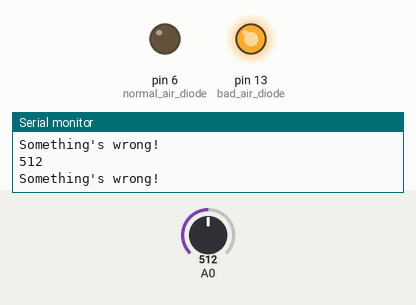
A sketch run on a simulated Arduino Uno, built with avr-gcc and run on an emulated ATmega328P. Parts: output pins drawn as LEDs (lit = HIGH), the last lines printed to the serial monitor. The test bench sets the inputs (shaded band); at power-on: A0 = 512.

Above: at 5.8 s.
5.9 s: A0 set to 174
11.9 s: A0 set to 151
At 16.1 s:
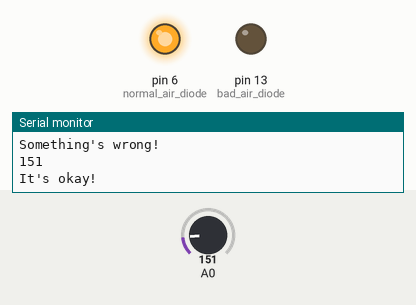
17.9 s: A0 set to 171
At 21.2 s:
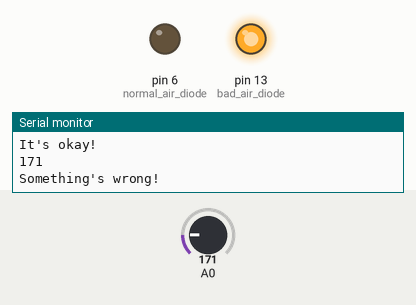
23.9 s: A0 set to 122
At 26.2 s:
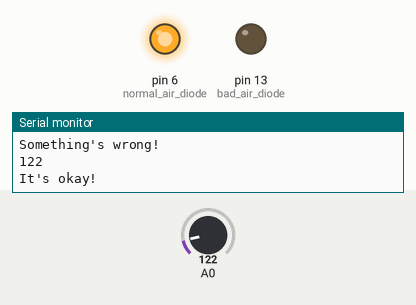
Timing chart, 0 to 27.7 s (numbered marks = the images above; inputs shaded):
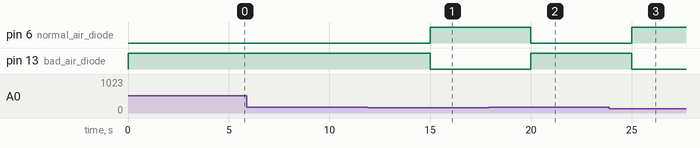

The sketch:

Air_quality.ino
```cpp
int sensorValue;
int digitalValue;
int previousState = 0; //0 - ok, 1 - bad

int normal_air_diode = 6;
int bad_air_diode = 13;
/*
   Normal air returns approximately 100-150
   Alcohol returns approximately 700
   Lighter gas returns approximately 750
*/
void setup()

{
  Serial.begin(9600);
  pinMode( 0, INPUT);
  pinMode(bad_air_diode, OUTPUT);
  pinMode(normal_air_diode, OUTPUT);

}

void loop()

{

  sensorValue = analogRead(0);
  digitalValue = digitalRead(0);
  Serial.println(sensorValue, DEC);  // prints the value read
  if (sensorValue < 161) {
    // normal air
    Serial.print("It's okay!\n");
    digitalWrite(normal_air_diode, HIGH);
    digitalWrite(bad_air_diode, LOW);


  } else {
    Serial.print("Something's wrong!\n");
    digitalWrite(bad_air_diode, HIGH);
    digitalWrite(normal_air_diode, LOW);


  }
  delay(5000);

}
```

Measured:
- the behaviour switches between 161 and 160 on A0 (found by bisection; images 0 and 1)
- after the input at 11.9 s, pin 6 (normal_air_diode): LOW → HIGH after 3.1 s; pin 13 (bad_air_diode): HIGH → LOW after 3.1 s
- after the input at 17.9 s, pin 6 (normal_air_diode): HIGH → LOW after 2.1 s; pin 13 (bad_air_diode): LOW → HIGH after 2.1 s
- after the input at 23.9 s, pin 6 (normal_air_diode): LOW → HIGH after 1.1 s; pin 13 (bad_air_diode): HIGH → LOW after 1.1 s
